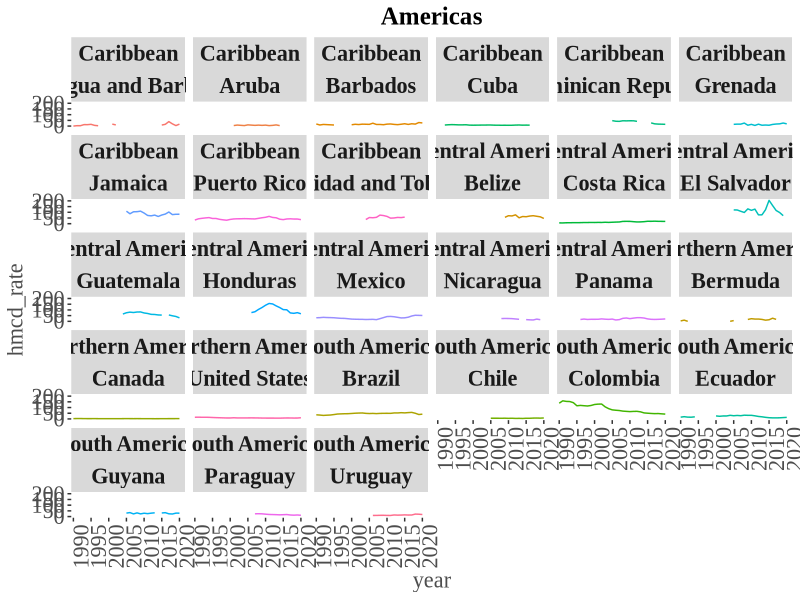
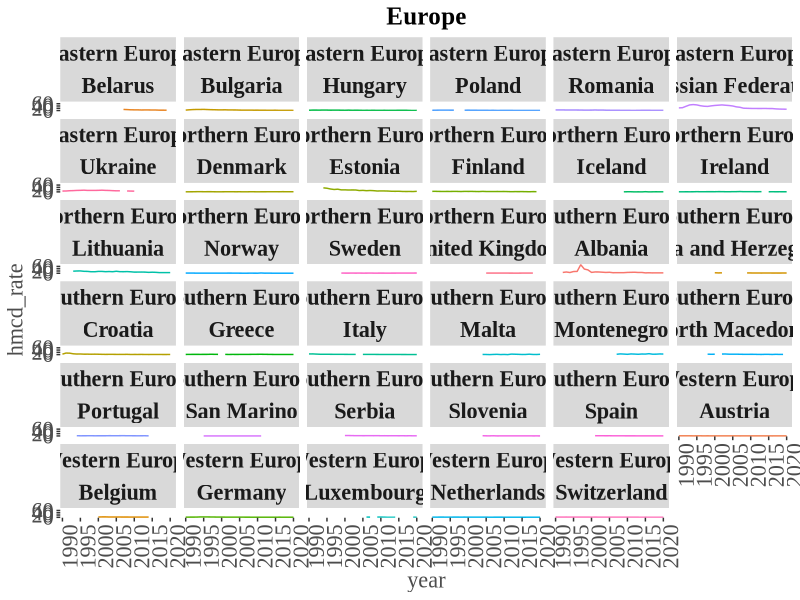
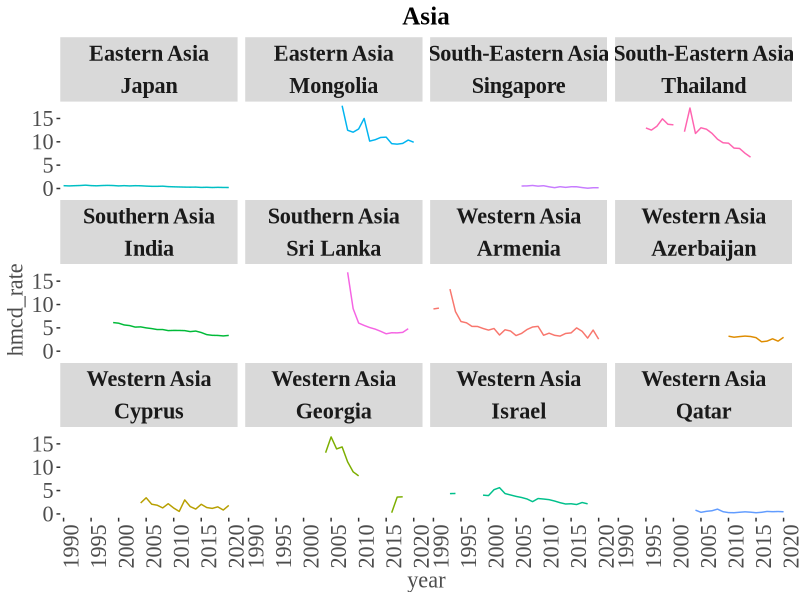
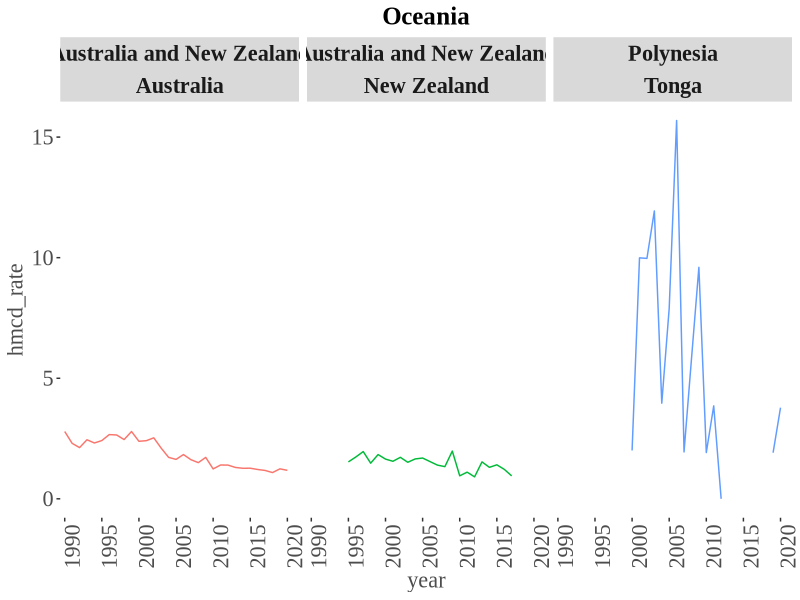
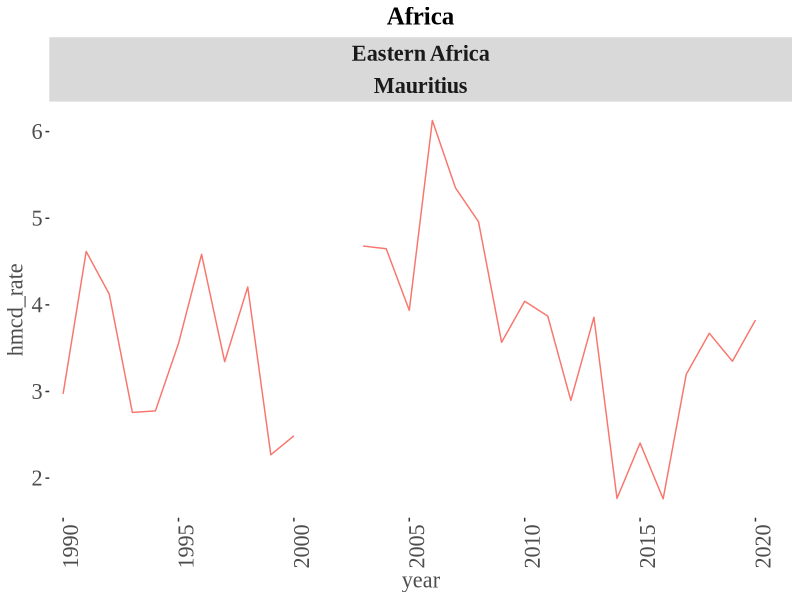

The R source for these figures, in order:
##############################################################################·
# Author: Marti Rovira
# Date: 27/11/2022
# Input: Data on homicide rates per country World Bank 
        # Downloaded from: https://data.worldbank.org/indicator/VC.IHR.PSRC.P5
        # Data on regions & Subregions is taken from the UN
# Output: Graphs (.png) on homicide rates per country for each continent
##############################################################################·

#### Uploading libraries ####
library(tidyverse) # Main functions
library(readxl) # Reading excel
library(ggpubr) # Advancing features for ggplot2
library(gridExtra) # Advancing features for ggplot2


#### Preparing and cleaning data ####

## Uploading data

hmcd_rts_wide <- read_csv("./raw_data/rates.csv", skip=3) %>%
  select(!`1960`:`1989`) %>%
  select(!`...67`) 

subregions_UN <- read_excel("./raw_data/Prison_Rates_ONU.xlsx") %>%
  select(`Country Name`="Countries", 
         subregion_UN="Sub Region", 
         region_UN="Region") %>%
  distinct(`Country Name`, .keep_all = TRUE) %>%
  mutate(`Country Name`=case_when(
        `Country Name`=="United Kingdom (England and Wales)" ~ "United Kingdom",
        `Country Name`=="United States of America" ~ "United States",
          TRUE ~ `Country Name`)
  )

## Transforming wide to long

hmcd_rts_long <- hmcd_rts_wide %>%
  select("Country Name", "Country Code", `1990`:`2021`) %>%
  pivot_longer(`1990`:`2021`, names_to="year", values_to="hmcd_rate") %>%
  right_join(subregions_UN)

rm(hmcd_rts_wide)

## Selecting only those countries with more than 10 observations

hmcd_rts_long_n <- hmcd_rts_long %>%
  filter(!is.na(hmcd_rate)) %>%
  group_by(`Country Name`) %>%
  summarize(
    n=n()
  ) 

hmcd_rts_long <- hmcd_rts_long %>%
  right_join(hmcd_rts_long_n) %>%
  filter(n>10) # Deleting data from countries w/ < 10 obs.

rm(hmcd_rts_long_n)
#### Graph Building ####

x_lab = "Year"
y_lab = "Homicide rate"

p <- list()
for (i in unique(hmcd_rts_long$region_UN)) {
  hmcd_rts_long_i<- hmcd_rts_long %>%
    filter(
      region_UN==i
    )
  
  p[[i]] <- ggplot(
    hmcd_rts_long_i,
    aes(x = year, 
        y = hmcd_rate, 
        color = `Country Name`, 
        group = `Country Name`)) +
    geom_line() + 
    facet_wrap(~ `subregion_UN` + `Country Name`) +
    ggtitle(i) +
    theme(
      plot.title=element_text(face="bold", 
                              size=18, 
                              hjust = 0.5, 
                              family="Times New Roman"),
      legend.position="none", 
      axis.text.x = element_text(angle=90, 
                                 hjust=1, 
                                 size = 16, 
                                 family="Times New Roman"),
      axis.text=element_text(size=16, 
                             family="Times New Roman"),
      axis.title=element_text(size=16, 
                              colour = "grey30", 
                              family="Times New Roman"),
      strip.text.x = element_text(size = 16, 
                                  family="Times New Roman"),
      legend.text=element_text(size=16,  
                               face="italic", 
                               family="Times New Roman"),
      legend.title = element_blank(),
      strip.text = element_text(size = 16, 
                                face= c("bold")),
      panel.background = element_rect(colour = NA, fill = NA),
      #strip.background =element_rect(fill="white"),
      #legend.background=element_blank(),
      #legend.key = element_rect(fill = NA)
    ) + 
    scale_x_discrete(breaks=c(1990,1995,2000,2005,2010,2015,2020)) +
    guides(linetype = "none")
  
  file_name=str_c("./viz/",i,".png")
  
  ggsave(plot=p[[i]], file=file_name, width = 27, height = 16)

  rm(hmcd_rts_long_i)
}

rm(p, file_name, i, x_lab, y_lab)
